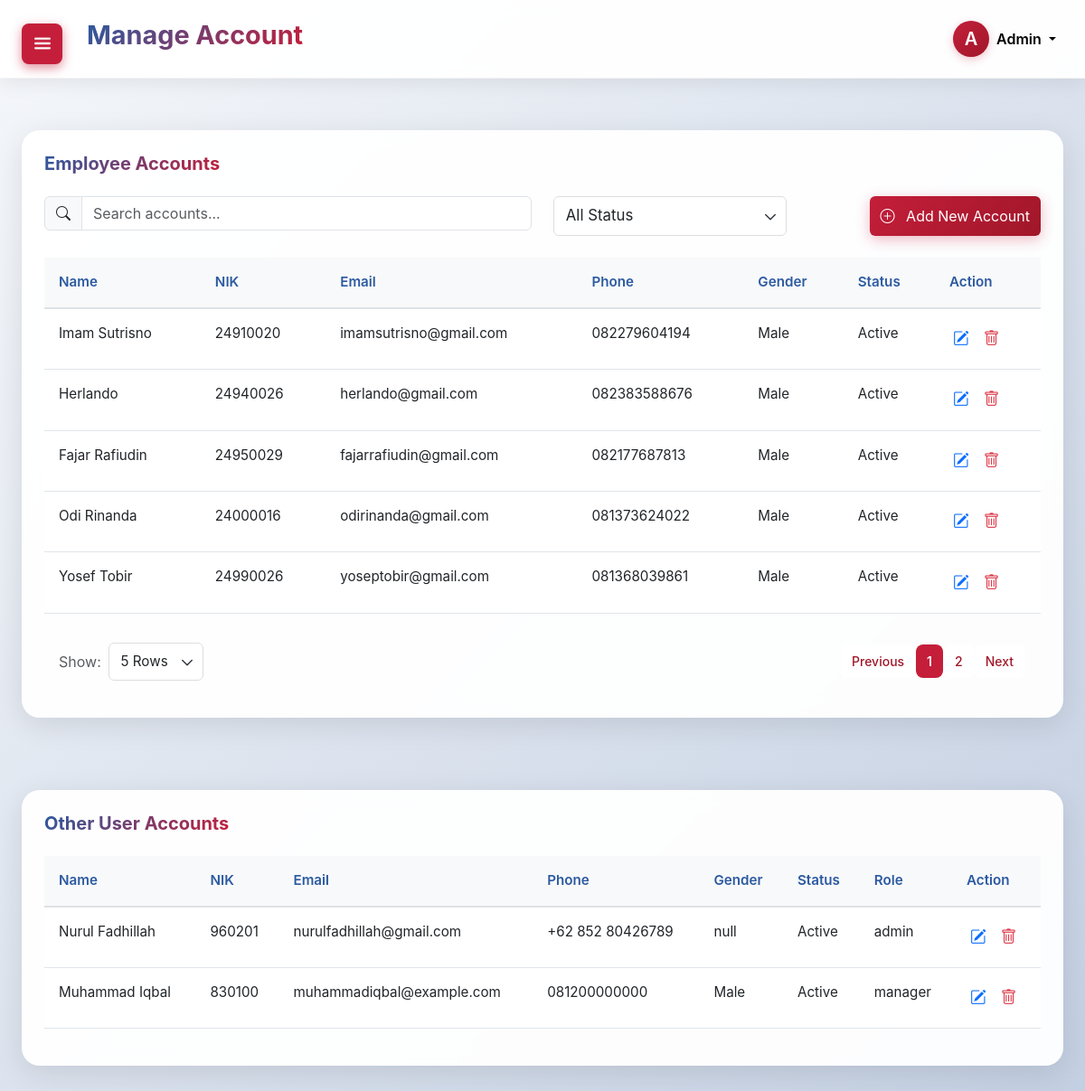
Page /admin/manageaccount.php (signed in) on the committed database.
### tables this page shows
CREATE TABLE `users` (
  `id` int NOT NULL,
  `name` varchar(100) NOT NULL,
  `nik` varchar(20) NOT NULL,
  `phone` varchar(20) DEFAULT NULL,
  `email` varchar(100) NOT NULL,
  `gender` enum('male','female') DEFAULT NULL,
  `profile_photo` varchar(255) DEFAULT NULL,
  `status` enum('Active','Inactive') DEFAULT 'Active',
  `password` varchar(255) NOT NULL,
  `role` enum('admin','manager','employee') DEFAULT 'employee',
  `created_at` timestamp NULL DEFAULT CURRENT_TIMESTAMP,
  `updated_at` timestamp NULL DEFAULT CURRENT_TIMESTAMP ON UPDATE CURRENT_TIMESTAMP
);

### admin/manageaccount.php (the view, shortened to what this page needs)
<?php
require '../config.php';
$sql = "SELECT * FROM users WHERE role = 'employee'";
$result = $conn->query($sql);
$users = [];
if ($result && $result->num_rows > 0) {
    while ($row = $result->fetch_assoc()) {
        $users[] = $row;
    }
}
$sql_nonemp = "SELECT * FROM users WHERE role != 'employee'";
$result_nonemp = $conn->query($sql_nonemp);
$users_nonemp = [];
if ($result_nonemp && $result_nonemp->num_rows > 0) {
    while ($row = $result_nonemp->fetch_assoc()) {
        $users_nonemp[] = $row;
    }
}
?>
<!DOCTYPE html>
<html lang="id">
<head>
    <link href="https://cdnjs.cloudflare.com/ajax/libs/bootstrap-icons/1.11.1/font/bootstrap-icons.min.css" rel="stylesheet">
    <link href="https://cdnjs.cloudflare.com/ajax/libs/bootstrap/5.3.0/css/bootstrap.min.css" rel="stylesheet">
    <link rel="stylesheet" href="../css/admin/style-manageaccount.css" />
</head>
<body>
    <button class="toggle-burger" id="burgerBtn" onclick="toggleSidebar()">
        <img src="burger.png" alt="Menu" />
    </button>
    <div class="dashboard-container">
    <main class="main-content" id="mainContent">
      <header class="header">
        <div>
          <h1 class="header-title">Manage Account</h1>
        </div>
        <div class="d-flex align-items-center">
            <div class="dropdown">
                <button class="btn btn-link dropdown-toggle text-decoration-none d-flex align-items-center" type="button" data-bs-toggle="dropdown" aria-expanded="false">
                    <div class="user-avatar me-2 rounded-circle d-flex align-items-center justify-content-center" style="width: 40px; height: 40px; font-size: 1.25rem; font-weight: 600; background-color: #b02a37; color: #fff;">A</div>
                    <span class="fw-semibold" style= "color: #000000;">Admin</span>
                </button>
            </div>
        </div>
    </header>
        <div class="container-fluid p-4">
            <div class="content-section p-4">
                <div class="d-flex justify-content-between align-items-center mb-4">
                    <h2 class="section-title mb-0">Employee Accounts</h2>
                </div>
                <div class="row mb-4">
                    <div class="col-md-6">
                        <div class="input-group">
                            <span class="input-group-text">
                                <i class="bi bi-search"></i>
                            </span>
                            <input type="text" class="form-control" placeholder="Search accounts..." id="searchInput">
                        </div>
                    </div>
                    <div class="col-md-3">
                        <select class="form-select" id="statusFilter">
                            <option value="">All Status</option>
                        </select>
                    </div>
                    <div class="col-md-3 d-flex justify-content-end">
                    <button class="btn btn-primary" onclick="window.location.href='addaccount.php'">
                        <i class="bi bi-plus-circle me-2"></i>
                        Add New Account
                    </button>
                    </div>
                </div>
                <div class="table-responsive">
                    <table class="table table-hover">
                        <thead>
                            <tr>
                                <th>Name</th>
                                <th>NIK</th>
                                <th>Email</th>
                                <th>Phone</th>
                                <th>Gender</th>
                                <th>Status</th>
                                <th>Action</th>
                            </tr>
                        </thead>
                        <tbody id="usersTableBody">
                            <?php if (count($users) > 0): ?>
                                <?php foreach ($users as $user): ?>
                                    <tr>
                                        <td><?= htmlspecialchars($user['name']) ?></td>
                                        <td><?= htmlspecialchars($user['nik']) ?></td>
                                        <td><?= htmlspecialchars($user['email']) ?></td>
                                        <td><?= htmlspecialchars($user['phone']) ?></td>
                                        <td><?= isset($user['gender']) && $user['gender'] !== null ? ucfirst($user['gender']) : 'null' ?></td>
                                        <td><?= htmlspecialchars($user['status']) ?></td>
                                        <td>
                                            <div class="d-flex gap-2">
                                                <button class="btn-icon" title="Edit" onclick="window.location.href='editdata.php?id=<?= $user['id'] ?>'">
                                                    <i class="bi bi-pencil-square text-primary"></i>
                                                </button>
                                                <button class="btn-icon" title="Delete" onclick="showDeleteModal('<?= addslashes($user['name']) ?>', <?= $user['id'] ?>)">
                                                    <i class="bi bi-trash text-danger"></i>
                                                </button>
                                            </div>
                                        </td>
                                    </tr>
                                <?php endforeach; ?>
                            <?php else: ?>
                                <tr><td colspan="7" class="text-center">No data available.</td></tr>
                            <?php endif; ?>
                        </tbody>
                    </table>
                </div>
                <div class="d-flex justify-content-between align-items-center mt-3 px-3 pb-3">
                    <div class="d-flex align-items-center">
                        <label for="rowsPerPageSelect" class="me-2 text-muted">Show:</label>
                        <select id="rowsPerPageSelect" class="form-select w-auto">
                            <option value="5">5 Rows</option>
                        </select>
                </div>
                <div class="col-md-8 d-flex justify-content-end">
                    <nav aria-label="Page navigation">
                        <ul class="pagination custom-pagination mb-0" id="pagination"></ul>
                    </nav>
                </div>
            </div>
        </div>
    </div>
        <div class="container-fluid p-4">
            <div class="content-section p-4">
                <div class="d-flex justify-content-between align-items-center mb-4">
                    <h2 class="section-title mb-0">Other User Accounts</h2>
                </div>
                <div class="table-responsive">
                    <table class="table table-hover">
                        <thead>
                            <tr>
                                <th>Name</th>
                                <th>NIK</th>
                                <th>Email</th>
                                <th>Phone</th>
                                <th>Gender</th>
                                <th>Status</th>
                                <th>Role</th>
                                <th>Action</th>
                            </tr>
                        </thead>
                        <tbody>
                            <?php if (count($users_nonemp) > 0): ?>
                                <?php foreach ($users_nonemp as $user): ?>
                                    <tr>
                                        <td><?= htmlspecialchars($user['name']) ?></td>
                                        <td><?= htmlspecialchars($user['nik']) ?></td>
                                        <td><?= htmlspecialchars($user['email']) ?></td>
                                        <td><?= htmlspecialchars($user['phone']) ?></td>
                                        <td><?= isset($user['gender']) && $user['gender'] !== null ? ucfirst($user['gender']) : 'null' ?></td>
                                        <td><?= htmlspecialchars($user['status']) ?></td>
                                        <td><?= htmlspecialchars($user['role']) ?></td>
                                        <td>
                                            <div class="d-flex gap-2">
                                                <button class="btn-icon" title="Edit" onclick="window.location.href='editdata.php?id=<?= $user['id'] ?>'">
                                                    <i class="bi bi-pencil-square text-primary"></i>
                                                </button>
                                                <button class="btn-icon" title="Delete" onclick="showDeleteModal('<?= addslashes($user['name']) ?>', <?= $user['id'] ?>)">
                                                    <i class="bi bi-trash text-danger"></i>
                                                </button>
                                            </div>
                                        </td>
                                    </tr>
                                <?php endforeach; ?>
                            <?php else: ?>
                                <tr><td colspan="8" class="text-center">No data available.</td></tr>
                            <?php endif; ?>
                        </tbody>
                    </table>
                </div>
            </div>
        </div>
    </main>
    </body>
</html>

### rows in the picture
users: name "Imam Sutrisno", nik "24910020", email "imamsutrisno@gmail.com", phone "082279604194", gender "Male", status "Active"
users: name "Herlando", nik "24940026", email "herlando@gmail.com", phone "082383588676", gender "Male", status "Active"
users: name "Fajar Rafiudin", nik "24950029", email "fajarrafiudin@gmail.com", phone "082177687813", gender "Male", status "Active"
users: name "Odi Rinanda", nik "24000016", email "odirinanda@gmail.com", phone "081373624022", gender "Male", status "Active"
users: name "Yosef Tobir", nik "24990026", email "yoseptobir@gmail.com", phone "081368039861", gender "Male", status "Active"
users: name "Nurul Fadhillah", nik "960201", email "nurulfadhillah@gmail.com", phone "+62 852 80426789", shows "null", status "Active", role "admin"
users: name "Muhammad Iqbal", nik "830100", email "muhammadiqbal@example.com", phone "081200000000", gender "Male", status "Active", role "manager"
